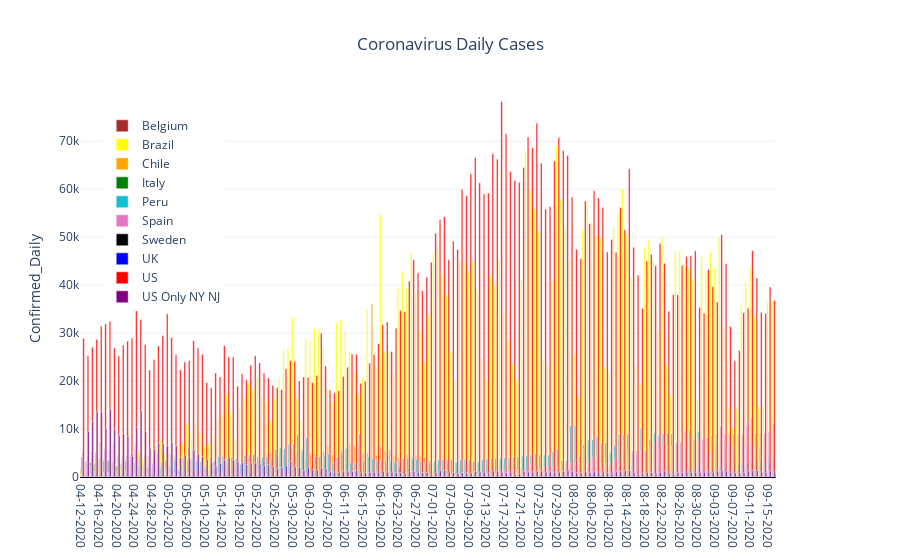

The code cell stored with this chart in its notebook:
### Code cell
fig = make_subplots(specs=[[{'secondary_y':True}]])
for mycountry in countries_list:
    fig.add_trace(go.Bar(x=country_df[country_df['Country_Region']==mycountry]['Date'],
                               y=country_df[country_df['Country_Region']==mycountry]['Confirmed_Daily'],
                               name = rename_dict[mycountry],
                               marker = {'color':colors_dict[mycountry]},width = 0.35),
                  secondary_y = False)

fig.update_layout(showlegend = True,
                legend= dict(x=0.03,y=0.97),
                title='Coronavirus Daily Cases',
                title_x= 0.5,
                yaxis={'title':'Confirmed_Daily',
                       'range': [0.0,country_df['Confirmed_Daily'].max()+300.0],
                       'zeroline':True,'zerolinecolor':'#000000','zerolinewidth':2.0},
                template='plotly_white')
fig.show()
myfilename = r'C:\__YOUTUBE__\__POLITICS__\Coronavirus\outputdata\W6-CV_Daily_Cases.png'
fig.write_image(myfilename,width = 852,height = 480)
print('Static Image:')
Image(filename=myfilename)

### Figure 1 — Plotly figure (JSON) as saved in the notebook; plotly's stock layout.template omitted (floating-point values rounded to 4 significant figures; data arrays with more than 128 entries replaced by an {"elided": "..."} marker saying what was removed)
{"data": [{"marker": {"color": "brown"}, "name": "Belgium", "type": "bar", "width": 0.35, "x": {"elided": "158 str values"}, "xaxis": "x", "y": {"elided": "158 int values"}, "yaxis": "y"}, {"marker": {"color": "yellow"}, "name": "Brazil", "type": "bar", "width": 0.35, "x": {"elided": "158 str values"}, "xaxis": "x", "y": {"elided": "158 int values"}, "yaxis": "y"}, {"marker": {"color": "orange"}, "name": "Chile", "type": "bar", "width": 0.35, "x": {"elided": "158 str values"}, "xaxis": "x", "y": {"elided": "158 int values"}, "yaxis": "y"}, {"marker": {"color": "green"}, "name": "Italy", "type": "bar", "width": 0.35, "x": {"elided": "158 str values"}, "xaxis": "x", "y": {"elided": "158 int values"}, "yaxis": "y"}, {"marker": {"color": "#17becf"}, "name": "Peru", "type": "bar", "width": 0.35, "x": {"elided": "158 str values"}, "xaxis": "x", "y": {"elided": "158 int values"}, "yaxis": "y"}, {"marker": {"color": "#e377c2"}, "name": "Spain", "type": "bar", "width": 0.35, "x": {"elided": "158 str values"}, "xaxis": "x", "y": {"elided": "158 int values"}, "yaxis": "y"}, {"marker": {"color": "black"}, "name": "Sweden", "type": "bar", "width": 0.35, "x": {"elided": "158 str values"}, "xaxis": "x", "y": {"elided": "158 int values"}, "yaxis": "y"}, {"marker": {"color": "blue"}, "name": "UK", "type": "bar", "width": 0.35, "x": {"elided": "158 str values"}, "xaxis": "x", "y": {"elided": "158 int values"}, "yaxis": "y"}, {"marker": {"color": "red"}, "name": "US", "type": "bar", "width": 0.35, "x": {"elided": "158 str values"}, "xaxis": "x", "y": {"elided": "158 int values"}, "yaxis": "y"}, {"marker": {"color": "purple"}, "name": "US Only NY NJ", "type": "bar", "width": 0.35, "x": {"elided": "158 str values"}, "xaxis": "x", "y": {"elided": "158 int values"}, "yaxis": "y"}], "layout": {"legend": {"x": 0.03, "y": 0.97}, "showlegend": true, "title": {"text": "Coronavirus Daily Cases", "x": 0.5}, "xaxis": {"anchor": "y", "domain": [0, 0.94]}, "yaxis": {"anchor": "x", "domain": [0, 1], "range": [0, 78610], "title": {"text": "Confirmed_Daily"}, "zeroline": true, "zerolinecolor": "#000000", "zerolinewidth": 2}, "yaxis2": {"anchor": "x", "overlaying": "y", "side": "right"}}}
